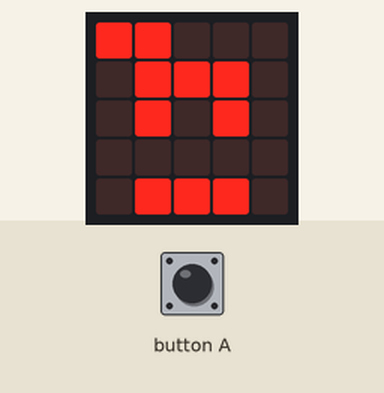
Bench run of a program on a simulated BBC micro:bit (MakeCode). Parts: the board's 5×5 LED display. The inputs (shaded band) are chosen by the test bench.

Above: at 3.81 s.
4.5 s: button A pressed for 3.2 s
At 6.2 s:
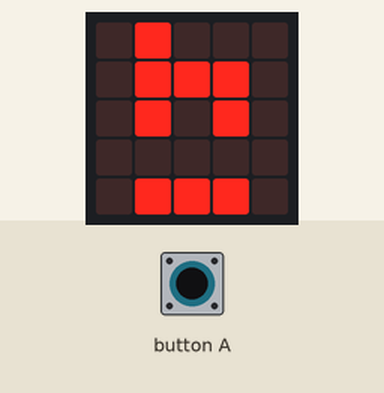
At 7.98 s:
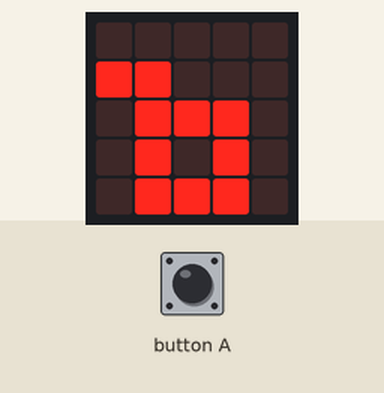
Timing chart, 0 to 9.5 s (numbered marks = the images above; inputs shaded):
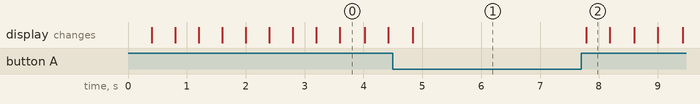

The program:

main.ts
```typescript
for (let index = 0; index < 4; index++) {
    basic.showLeds(`
        . . . . .
        # # . . .
        . # . . .
        . # # # .
        . # . # .
        `)
    basic.showLeds(`
        # # . . .
        . # . . .
        . # # # .
        . # . # .
        . . . . .
        `)
}
basic.forever(function () {
    if (input.buttonIsPressed(Button.A)) {
        basic.showLeds(`
            . # . . .
            . # # # .
            . # . # .
            . . . . .
            . # # # .
            `)
    } else {
        basic.showLeds(`
            . . . . .
            # # . . .
            . # # # .
            . # . # .
            . # # # .
            `)
        basic.showLeds(`
            # # . . .
            . # # # .
            . # . # .
            . . . . .
            . # # # .
            `)
    }
})
```

test.ts
```typescript
// tu są testy; nie będzie to kompilowane, gdy ten pakiet będzie używany jako rozszerzenie.
```

Measured:
- after the input at 4.5 s, the display: changes after 0.34 s (image 1)
- what the display in image 0 shows lasts 0.4 s, from 3.6 s to 4.0 s
